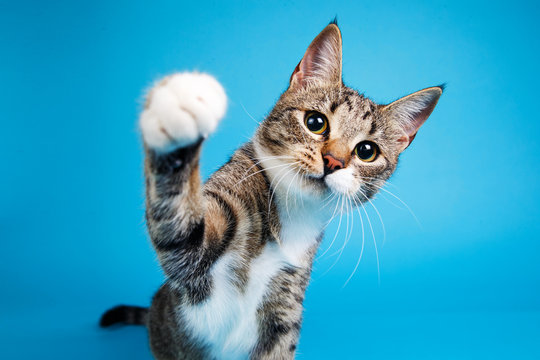
#> input picture libraries/opencv/data/cat.jpg, 540 x 360 px, found by its file name
$ python blending_image.py
#> lines starting #> are read from the running program, lines starting #| are printed output that depends on the picture
import cv2

# Read two images
image1 = cv2.imread("/home/su-rays/projects/skills/libraries/opencv/data/cat.jpg")
#> image1 is the input picture: shape (360, 540, 3); mean B, G, R 191.9, 160, 55.5
image2 = cv2.imread("/home/su-rays/projects/skills/libraries/opencv/data/dog.jpeg")
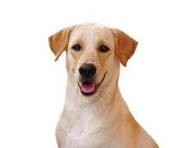
#> input picture libraries/opencv/data/dog.jpeg, 189 x 148 px, found by its file name
#> image2 is the input picture: shape (148, 189, 3); mean B, G, R 214.7, 222.6, 233.3

# Resize images to the same size
image2 = cv2.resize(image2, (image1.shape[1], image1.shape[0]))
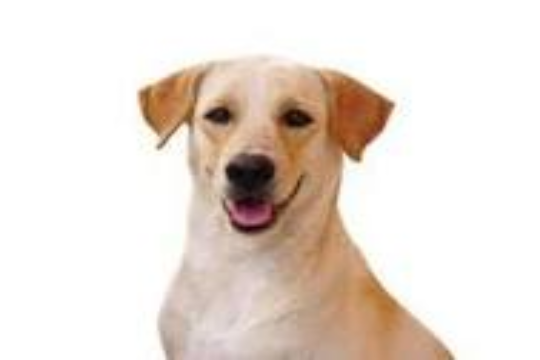
#> image2: shape (360, 540, 3); mean B, G, R 214.6, 222.6, 233.2

# Alpha blending
alpha = 0.5
blended = cv2.addWeighted(image1, alpha, image2, 1 - alpha, 0)
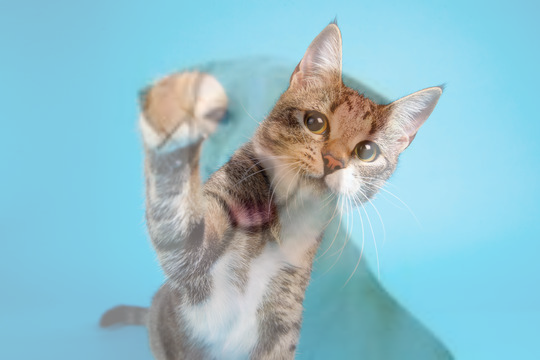
#> blended: shape (360, 540, 3); mean B, G, R 203.2, 191.3, 144.5

# Display results
cv2.imshow('Blended', blended)
cv2.waitKey(0)
cv2.destroyAllWindows()
